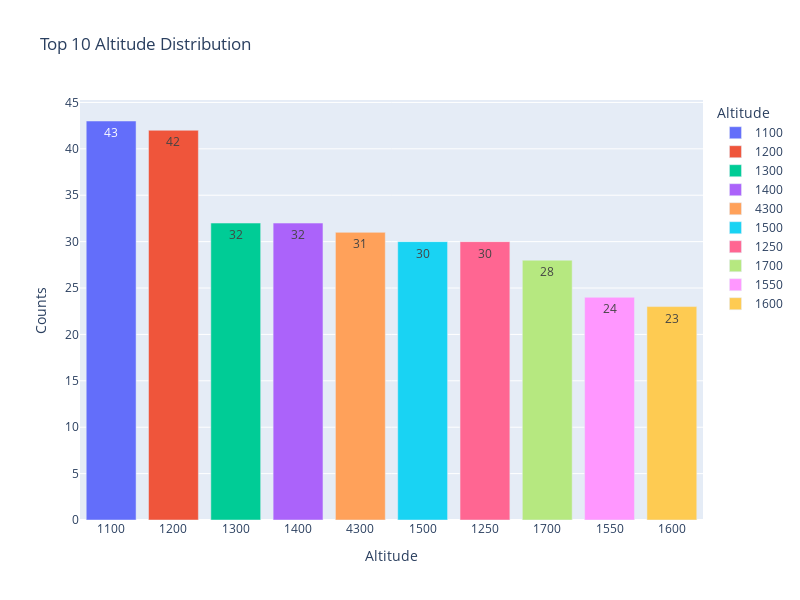
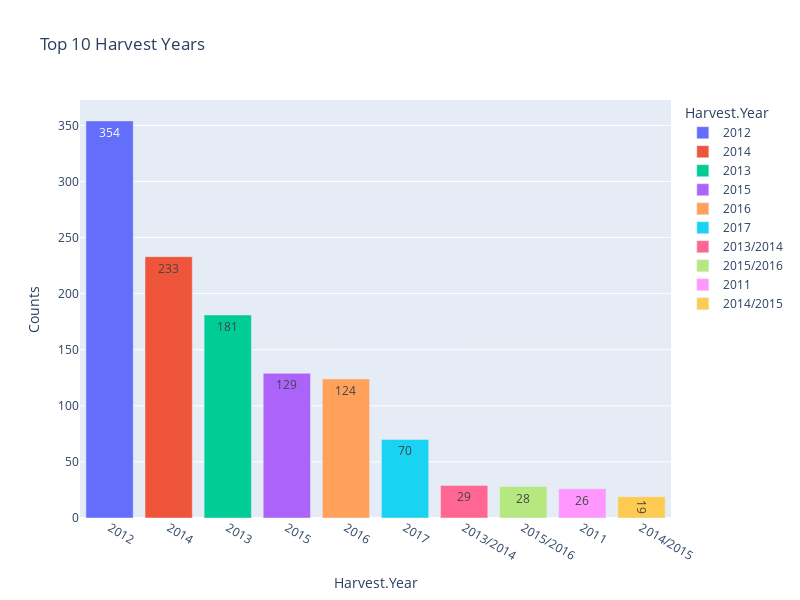
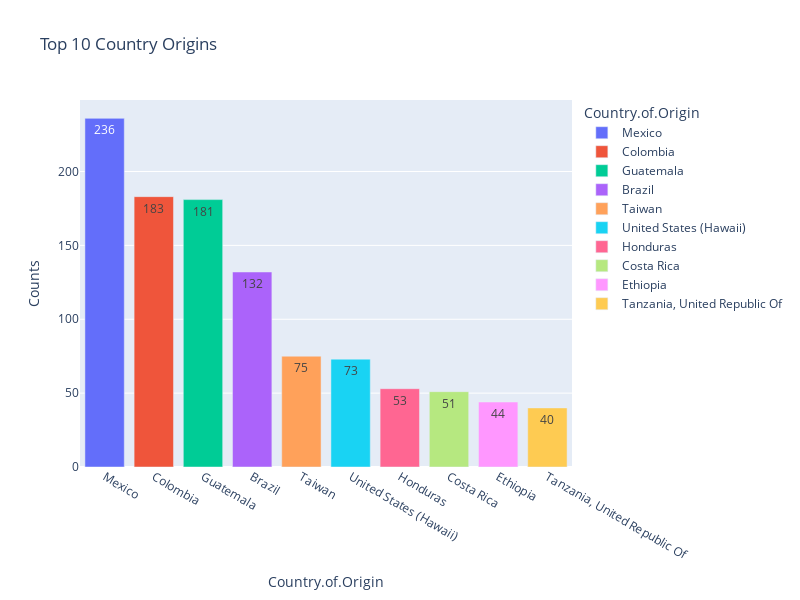

Notebook cell for these charts, in order:
### Markdown cell above
**Showcase Plotting for Distributions of Altitude, Harvest Year and Country of Origin**

Here are a few quick plots that showcase the usage of the above function. I use this mainly to check if there are any existing outliers or skewed distributions in the data. All in all it's interesting to see what our attributes are without having to scan a summary of inter quartile ranges.

Below features:
- Top 10 Altitude Distribution
- Top 10 Harvest Years
- Top 10 Country Origins

### Code cell
# Tester
#quick_hist(cqi_df, 'Species', False, False)
#quick_hist(cqi_df, 'Owner', False, 10, 'Top 10 Owner Distribution')

# Showcase
quick_hist(cqi_df, 'Altitude', False, 10, 'Top 10 Altitude Distribution')
quick_hist(cqi_df, 'Harvest.Year', False, 10, 'Top 10 Harvest Years')
quick_hist(cqi_df, 'Country.of.Origin', False, 10, 'Top 10 Country Origins')

### Figure 1 — Plotly figure (JSON) as saved in the notebook; plotly's stock layout.template omitted (floating-point values rounded to 4 significant figures)
{"data": [{"alignmentgroup": "True", "hovertemplate": "Altitude=%{x}<br>Counts=%{text}<extra></extra>", "legendgroup": "1100", "marker": {"color": "#636efa", "pattern": {"shape": ""}}, "name": "1100", "offsetgroup": "1100", "orientation": "v", "showlegend": true, "text": [43], "textposition": "auto", "type": "bar", "x": ["1100"], "xaxis": "x", "y": [43], "yaxis": "y"}, {"alignmentgroup": "True", "hovertemplate": "Altitude=%{x}<br>Counts=%{text}<extra></extra>", "legendgroup": "1200", "marker": {"color": "#EF553B", "pattern": {"shape": ""}}, "name": "1200", "offsetgroup": "1200", "orientation": "v", "showlegend": true, "text": [42], "textposition": "auto", "type": "bar", "x": ["1200"], "xaxis": "x", "y": [42], "yaxis": "y"}, {"alignmentgroup": "True", "hovertemplate": "Altitude=%{x}<br>Counts=%{text}<extra></extra>", "legendgroup": "1300", "marker": {"color": "#00cc96", "pattern": {"shape": ""}}, "name": "1300", "offsetgroup": "1300", "orientation": "v", "showlegend": true, "text": [32], "textposition": "auto", "type": "bar", "x": ["1300"], "xaxis": "x", "y": [32], "yaxis": "y"}, {"alignmentgroup": "True", "hovertemplate": "Altitude=%{x}<br>Counts=%{text}<extra></extra>", "legendgroup": "1400", "marker": {"color": "#ab63fa", "pattern": {"shape": ""}}, "name": "1400", "offsetgroup": "1400", "orientation": "v", "showlegend": true, "text": [32], "textposition": "auto", "type": "bar", "x": ["1400"], "xaxis": "x", "y": [32], "yaxis": "y"}, {"alignmentgroup": "True", "hovertemplate": "Altitude=%{x}<br>Counts=%{text}<extra></extra>", "legendgroup": "4300", "marker": {"color": "#FFA15A", "pattern": {"shape": ""}}, "name": "4300", "offsetgroup": "4300", "orientation": "v", "showlegend": true, "text": [31], "textposition": "auto", "type": "bar", "x": ["4300"], "xaxis": "x", "y": [31], "yaxis": "y"}, {"alignmentgroup": "True", "hovertemplate": "Altitude=%{x}<br>Counts=%{text}<extra></extra>", "legendgroup": "1500", "marker": {"color": "#19d3f3", "pattern": {"shape": ""}}, "name": "1500", "offsetgroup": "1500", "orientation": "v", "showlegend": true, "text": [30], "textposition": "auto", "type": "bar", "x": ["1500"], "xaxis": "x", "y": [30], "yaxis": "y"}, {"alignmentgroup": "True", "hovertemplate": "Altitude=%{x}<br>Counts=%{text}<extra></extra>", "legendgroup": "1250", "marker": {"color": "#FF6692", "pattern": {"shape": ""}}, "name": "1250", "offsetgroup": "1250", "orientation": "v", "showlegend": true, "text": [30], "textposition": "auto", "type": "bar", "x": ["1250"], "xaxis": "x", "y": [30], "yaxis": "y"}, {"alignmentgroup": "True", "hovertemplate": "Altitude=%{x}<br>Counts=%{text}<extra></extra>", "legendgroup": "1700", "marker": {"color": "#B6E880", "pattern": {"shape": ""}}, "name": "1700", "offsetgroup": "1700", "orientation": "v", "showlegend": true, "text": [28], "textposition": "auto", "type": "bar", "x": ["1700"], "xaxis": "x", "y": [28], "yaxis": "y"}, {"alignmentgroup": "True", "hovertemplate": "Altitude=%{x}<br>Counts=%{text}<extra></extra>", "legendgroup": "1550", "marker": {"color": "#FF97FF", "pattern": {"shape": ""}}, "name": "1550", "offsetgroup": "1550", "orientation": "v", "showlegend": true, "text": [24], "textposition": "auto", "type": "bar", "x": ["1550"], "xaxis": "x", "y": [24], "yaxis": "y"}, {"alignmentgroup": "True", "hovertemplate": "Altitude=%{x}<br>Counts=%{text}<extra></extra>", "legendgroup": "1600", "marker": {"color": "#FECB52", "pattern": {"shape": ""}}, "name": "1600", "offsetgroup": "1600", "orientation": "v", "showlegend": true, "text": [23], "textposition": "auto", "type": "bar", "x": ["1600"], "xaxis": "x", "y": [23], "yaxis": "y"}], "layout": {"barmode": "relative", "height": 600, "legend": {"title": {"text": "Altitude"}, "tracegroupgap": 0}, "title": {"text": "Top 10 Altitude Distribution"}, "width": 800, "xaxis": {"anchor": "y", "categoryarray": ["1100", "1200", "1300", "1400", "4300", "1500", "1250", "1700", "1550", "1600"], "categoryorder": "array", "domain": [0, 1], "title": {"text": "Altitude"}}, "yaxis": {"anchor": "x", "domain": [0, 1], "title": {"text": "Counts"}}}}

### Figure 2 — Plotly figure (JSON) as saved in the notebook; plotly's stock layout.template omitted (floating-point values rounded to 4 significant figures)
{"data": [{"alignmentgroup": "True", "hovertemplate": "Harvest.Year=%{x}<br>Counts=%{text}<extra></extra>", "legendgroup": "2012", "marker": {"color": "#636efa", "pattern": {"shape": ""}}, "name": "2012", "offsetgroup": "2012", "orientation": "v", "showlegend": true, "text": [354], "textposition": "auto", "type": "bar", "x": ["2012"], "xaxis": "x", "y": [354], "yaxis": "y"}, {"alignmentgroup": "True", "hovertemplate": "Harvest.Year=%{x}<br>Counts=%{text}<extra></extra>", "legendgroup": "2014", "marker": {"color": "#EF553B", "pattern": {"shape": ""}}, "name": "2014", "offsetgroup": "2014", "orientation": "v", "showlegend": true, "text": [233], "textposition": "auto", "type": "bar", "x": ["2014"], "xaxis": "x", "y": [233], "yaxis": "y"}, {"alignmentgroup": "True", "hovertemplate": "Harvest.Year=%{x}<br>Counts=%{text}<extra></extra>", "legendgroup": "2013", "marker": {"color": "#00cc96", "pattern": {"shape": ""}}, "name": "2013", "offsetgroup": "2013", "orientation": "v", "showlegend": true, "text": [181], "textposition": "auto", "type": "bar", "x": ["2013"], "xaxis": "x", "y": [181], "yaxis": "y"}, {"alignmentgroup": "True", "hovertemplate": "Harvest.Year=%{x}<br>Counts=%{text}<extra></extra>", "legendgroup": "2015", "marker": {"color": "#ab63fa", "pattern": {"shape": ""}}, "name": "2015", "offsetgroup": "2015", "orientation": "v", "showlegend": true, "text": [129], "textposition": "auto", "type": "bar", "x": ["2015"], "xaxis": "x", "y": [129], "yaxis": "y"}, {"alignmentgroup": "True", "hovertemplate": "Harvest.Year=%{x}<br>Counts=%{text}<extra></extra>", "legendgroup": "2016", "marker": {"color": "#FFA15A", "pattern": {"shape": ""}}, "name": "2016", "offsetgroup": "2016", "orientation": "v", "showlegend": true, "text": [124], "textposition": "auto", "type": "bar", "x": ["2016"], "xaxis": "x", "y": [124], "yaxis": "y"}, {"alignmentgroup": "True", "hovertemplate": "Harvest.Year=%{x}<br>Counts=%{text}<extra></extra>", "legendgroup": "2017", "marker": {"color": "#19d3f3", "pattern": {"shape": ""}}, "name": "2017", "offsetgroup": "2017", "orientation": "v", "showlegend": true, "text": [70], "textposition": "auto", "type": "bar", "x": ["2017"], "xaxis": "x", "y": [70], "yaxis": "y"}, {"alignmentgroup": "True", "hovertemplate": "Harvest.Year=%{x}<br>Counts=%{text}<extra></extra>", "legendgroup": "2013/2014", "marker": {"color": "#FF6692", "pattern": {"shape": ""}}, "name": "2013/2014", "offsetgroup": "2013/2014", "orientation": "v", "showlegend": true, "text": [29], "textposition": "auto", "type": "bar", "x": ["2013/2014"], "xaxis": "x", "y": [29], "yaxis": "y"}, {"alignmentgroup": "True", "hovertemplate": "Harvest.Year=%{x}<br>Counts=%{text}<extra></extra>", "legendgroup": "2015/2016", "marker": {"color": "#B6E880", "pattern": {"shape": ""}}, "name": "2015/2016", "offsetgroup": "2015/2016", "orientation": "v", "showlegend": true, "text": [28], "textposition": "auto", "type": "bar", "x": ["2015/2016"], "xaxis": "x", "y": [28], "yaxis": "y"}, {"alignmentgroup": "True", "hovertemplate": "Harvest.Year=%{x}<br>Counts=%{text}<extra></extra>", "legendgroup": "2011", "marker": {"color": "#FF97FF", "pattern": {"shape": ""}}, "name": "2011", "offsetgroup": "2011", "orientation": "v", "showlegend": true, "text": [26], "textposition": "auto", "type": "bar", "x": ["2011"], "xaxis": "x", "y": [26], "yaxis": "y"}, {"alignmentgroup": "True", "hovertemplate": "Harvest.Year=%{x}<br>Counts=%{text}<extra></extra>", "legendgroup": "2014/2015", "marker": {"color": "#FECB52", "pattern": {"shape": ""}}, "name": "2014/2015", "offsetgroup": "2014/2015", "orientation": "v", "showlegend": true, "text": [19], "textposition": "auto", "type": "bar", "x": ["2014/2015"], "xaxis": "x", "y": [19], "yaxis": "y"}], "layout": {"barmode": "relative", "height": 600, "legend": {"title": {"text": "Harvest.Year"}, "tracegroupgap": 0}, "title": {"text": "Top 10 Harvest Years"}, "width": 800, "xaxis": {"anchor": "y", "categoryarray": ["2012", "2014", "2013", "2015", "2016", "2017", "2013/2014", "2015/2016", "2011", "2014/2015"], "categoryorder": "array", "domain": [0, 1], "title": {"text": "Harvest.Year"}}, "yaxis": {"anchor": "x", "domain": [0, 1], "title": {"text": "Counts"}}}}

### Figure 3 — Plotly figure (JSON) as saved in the notebook; plotly's stock layout.template omitted (floating-point values rounded to 4 significant figures)
{"data": [{"alignmentgroup": "True", "hovertemplate": "Country.of.Origin=%{x}<br>Counts=%{text}<extra></extra>", "legendgroup": "Mexico", "marker": {"color": "#636efa", "pattern": {"shape": ""}}, "name": "Mexico", "offsetgroup": "Mexico", "orientation": "v", "showlegend": true, "text": [236], "textposition": "auto", "type": "bar", "x": ["Mexico"], "xaxis": "x", "y": [236], "yaxis": "y"}, {"alignmentgroup": "True", "hovertemplate": "Country.of.Origin=%{x}<br>Counts=%{text}<extra></extra>", "legendgroup": "Colombia", "marker": {"color": "#EF553B", "pattern": {"shape": ""}}, "name": "Colombia", "offsetgroup": "Colombia", "orientation": "v", "showlegend": true, "text": [183], "textposition": "auto", "type": "bar", "x": ["Colombia"], "xaxis": "x", "y": [183], "yaxis": "y"}, {"alignmentgroup": "True", "hovertemplate": "Country.of.Origin=%{x}<br>Counts=%{text}<extra></extra>", "legendgroup": "Guatemala", "marker": {"color": "#00cc96", "pattern": {"shape": ""}}, "name": "Guatemala", "offsetgroup": "Guatemala", "orientation": "v", "showlegend": true, "text": [181], "textposition": "auto", "type": "bar", "x": ["Guatemala"], "xaxis": "x", "y": [181], "yaxis": "y"}, {"alignmentgroup": "True", "hovertemplate": "Country.of.Origin=%{x}<br>Counts=%{text}<extra></extra>", "legendgroup": "Brazil", "marker": {"color": "#ab63fa", "pattern": {"shape": ""}}, "name": "Brazil", "offsetgroup": "Brazil", "orientation": "v", "showlegend": true, "text": [132], "textposition": "auto", "type": "bar", "x": ["Brazil"], "xaxis": "x", "y": [132], "yaxis": "y"}, {"alignmentgroup": "True", "hovertemplate": "Country.of.Origin=%{x}<br>Counts=%{text}<extra></extra>", "legendgroup": "Taiwan", "marker": {"color": "#FFA15A", "pattern": {"shape": ""}}, "name": "Taiwan", "offsetgroup": "Taiwan", "orientation": "v", "showlegend": true, "text": [75], "textposition": "auto", "type": "bar", "x": ["Taiwan"], "xaxis": "x", "y": [75], "yaxis": "y"}, {"alignmentgroup": "True", "hovertemplate": "Country.of.Origin=%{x}<br>Counts=%{text}<extra></extra>", "legendgroup": "United States (Hawaii)", "marker": {"color": "#19d3f3", "pattern": {"shape": ""}}, "name": "United States (Hawaii)", "offsetgroup": "United States (Hawaii)", "orientation": "v", "showlegend": true, "text": [73], "textposition": "auto", "type": "bar", "x": ["United States (Hawaii)"], "xaxis": "x", "y": [73], "yaxis": "y"}, {"alignmentgroup": "True", "hovertemplate": "Country.of.Origin=%{x}<br>Counts=%{text}<extra></extra>", "legendgroup": "Honduras", "marker": {"color": "#FF6692", "pattern": {"shape": ""}}, "name": "Honduras", "offsetgroup": "Honduras", "orientation": "v", "showlegend": true, "text": [53], "textposition": "auto", "type": "bar", "x": ["Honduras"], "xaxis": "x", "y": [53], "yaxis": "y"}, {"alignmentgroup": "True", "hovertemplate": "Country.of.Origin=%{x}<br>Counts=%{text}<extra></extra>", "legendgroup": "Costa Rica", "marker": {"color": "#B6E880", "pattern": {"shape": ""}}, "name": "Costa Rica", "offsetgroup": "Costa Rica", "orientation": "v", "showlegend": true, "text": [51], "textposition": "auto", "type": "bar", "x": ["Costa Rica"], "xaxis": "x", "y": [51], "yaxis": "y"}, {"alignmentgroup": "True", "hovertemplate": "Country.of.Origin=%{x}<br>Counts=%{text}<extra></extra>", "legendgroup": "Ethiopia", "marker": {"color": "#FF97FF", "pattern": {"shape": ""}}, "name": "Ethiopia", "offsetgroup": "Ethiopia", "orientation": "v", "showlegend": true, "text": [44], "textposition": "auto", "type": "bar", "x": ["Ethiopia"], "xaxis": "x", "y": [44], "yaxis": "y"}, {"alignmentgroup": "True", "hovertemplate": "Country.of.Origin=%{x}<br>Counts=%{text}<extra></extra>", "legendgroup": "Tanzania, United Republic Of", "marker": {"color": "#FECB52", "pattern": {"shape": ""}}, "name": "Tanzania, United Republic Of", "offsetgroup": "Tanzania, United Republic Of", "orientation": "v", "showlegend": true, "text": [40], "textposition": "auto", "type": "bar", "x": ["Tanzania, United Republic Of"], "xaxis": "x", "y": [40], "yaxis": "y"}], "layout": {"barmode": "relative", "height": 600, "legend": {"title": {"text": "Country.of.Origin"}, "tracegroupgap": 0}, "title": {"text": "Top 10 Country Origins"}, "width": 800, "xaxis": {"anchor": "y", "categoryarray": ["Mexico", "Colombia", "Guatemala", "Brazil", "Taiwan", "United States (Hawaii)", "Honduras", "Costa Rica", "Ethiopia", "Tanzania, United Republic Of"], "categoryorder": "array", "domain": [0, 1], "title": {"text": "Country.of.Origin"}}, "yaxis": {"anchor": "x", "domain": [0, 1], "title": {"text": "Counts"}}}}
